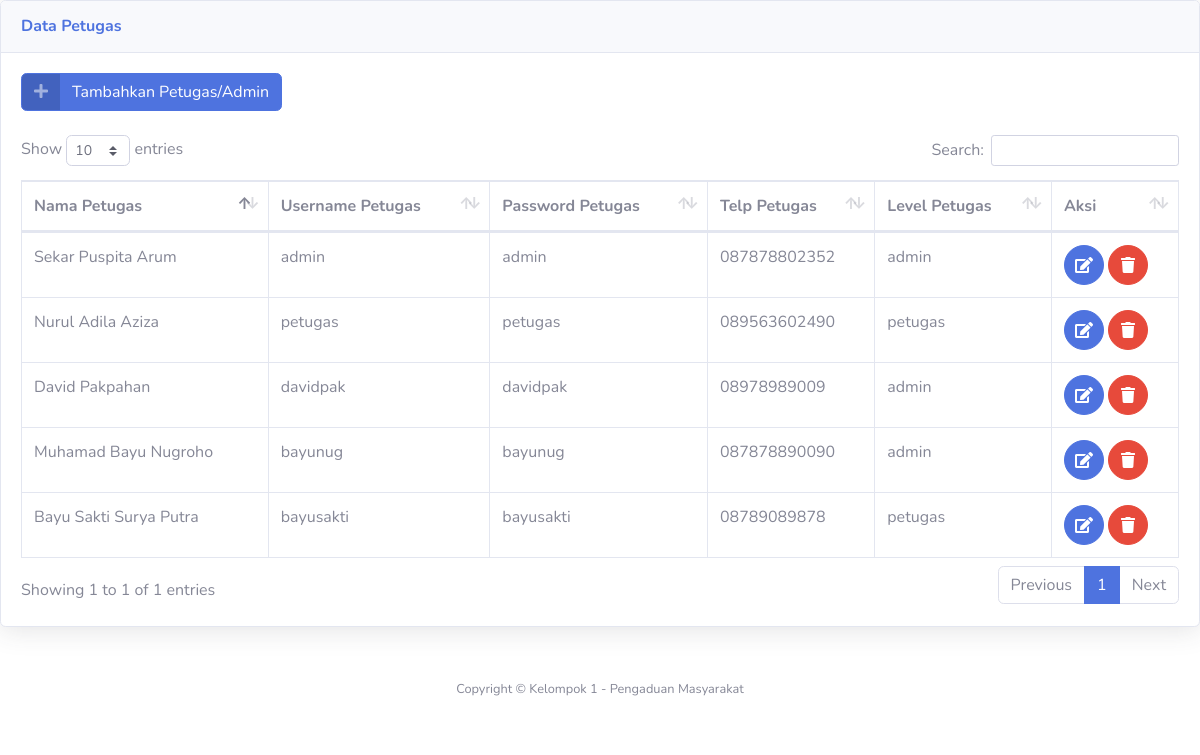
The app's page /admin/lihat_petugas.php with its own data.
### tables this page shows
CREATE TABLE `petugas` (
  `id_petugas` int(11) NOT NULL,
  `nama_petugas` varchar(255) NOT NULL,
  `username` varchar(25) NOT NULL,
  `password` varchar(32) NOT NULL,
  `telp` varchar(13) NOT NULL,
  `level` enum('admin','petugas') NOT NULL
);

### admin/lihat_petugas.php (the view, shortened to what this page needs)
<!DOCTYPE html>
<html lang="en">
<head>
  <link href="../vendor/fontawesome-free/css/all.min.css" rel="stylesheet" type="text/css">
  <link href="../css/sb-admin-2.min.css" rel="stylesheet">
  <link href="../vendor/datatables/dataTables.bootstrap4.min.css" rel="stylesheet">
</head>
          <div class="card shadow mb-4">
            <div class="card-header py-3">
              <h6 class="m-0 font-weight-bold text-primary">Data Petugas</h6>
            </div>
            <div class="card-body">
                <a href="admin.php?url=tambah_petugas" class="btn btn-primary btn-icon-split">
                        <span class="icon text-white-50">
                          <i class="fas fa-plus"></i>
                        </span>
                        <span class="text">Tambahkan Petugas/Admin</span>
                </a>
                <br>
                <br>
              <div class="table-responsive">
                <table class="table table-bordered" id="dataTable" width="100%" cellspacing="0">
                  <thead>
                    <tr>
                      <th>Nama Petugas</th>
                      <th>Username Petugas</th>
                      <th>Password Petugas</th>
                      <th>Telp Petugas</th>
                      <th>Level Petugas</th>
                      <th>Aksi</th>
                    </tr>
                  </thead>
                  <?php
                  $sql = mysql_query("select * from petugas ");
                  while ($data = mysql_fetch_array($sql)){
                    ?>
                  <tbody>
                    <tr>
                      <td><?php echo $data['nama_petugas'] ?></td>
                      <td><?php echo $data['username'] ?></td>
                      <td><?php echo $data['password'] ?></td>
                      <td><?php echo $data['telp'] ?></td>
                      <td><?php echo $data['level'] ?></td>
                      <td>
                      <a href="admin.php?url=edit_petugas&id=<?php echo $data['id_petugas'] ?>" class="btn btn-primary btn-circle">
                        <i class="fa fa-edit"></i>
                      </a>
                      <a href="delete_petugas.php?id=<?php echo $data['id_petugas'] ?>" class="btn btn-danger btn-circle" onclick="return confirm('Apakah ingin dihapus?')">
                        <i class="fa fa-trash"></i>
                      </a>
                      </td>
                    </tr>
                  </tbody>
                  <?php } ?>
                </table>
              </div>
            </div>
          </div>
      <footer class="sticky-footer bg-white">
        <div class="container my-auto">
          <div class="copyright text-center my-auto">
          <span>Copyright &copy; Kelompok 1 - Pengaduan Masyarakat</span>
          </div>
        </div>
      </footer>
</body>
</html>

### records on screen
petugas: nama_petugas "Sekar Puspita Arum", username "admin", password "admin", telp "087878802352", level "admin"
petugas: nama_petugas "Nurul Adila Aziza", username "petugas", password "petugas", telp "089563602490", level "petugas"
petugas: nama_petugas "David Pakpahan", username "davidpak", password "davidpak", telp "08978989009", level "admin"
petugas: nama_petugas "Muhamad Bayu Nugroho", username "bayunug", password "bayunug", telp "087878890090", level "admin"
petugas: nama_petugas "Bayu Sakti Surya Putra", username "bayusakti", password "bayusakti", telp "08789089878", level "petugas"
